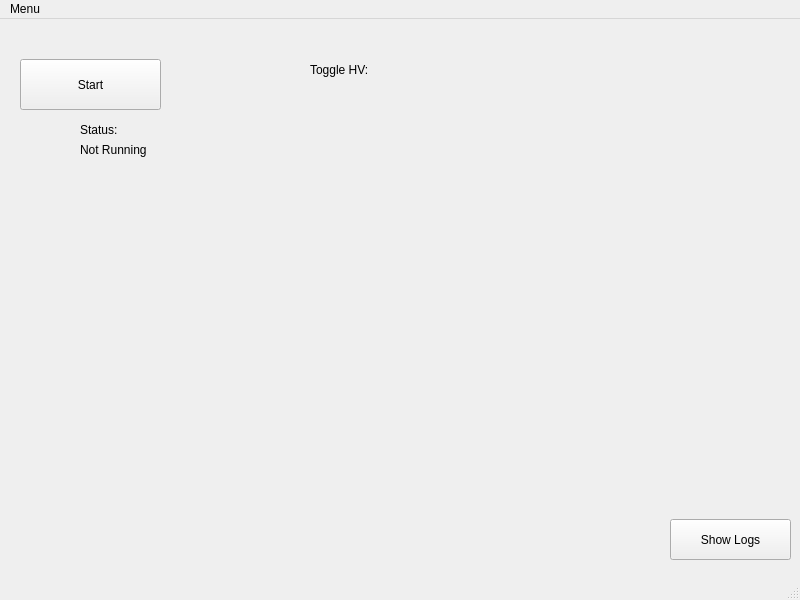
<?xml version="1.0" encoding="UTF-8"?>
<ui version="4.0">
 <class>MainWindow</class>
 <widget class="QMainWindow" name="MainWindow">
  <property name="geometry">
   <rect>
    <x>0</x>
    <y>0</y>
    <width>800</width>
    <height>600</height>
   </rect>
  </property>
  <property name="windowTitle">
   <string>SBND Purity Monitor DAQ</string>
  </property>
  <widget class="QWidget" name="centralwidget">
   <widget class="QPushButton" name="_start_stop_btn">
    <property name="geometry">
     <rect>
      <x>20</x>
      <y>40</y>
      <width>141</width>
      <height>51</height>
     </rect>
    </property>
    <property name="text">
     <string>Start</string>
    </property>
   </widget>
   <widget class="QLabel" name="_run_status_label">
    <property name="geometry">
     <rect>
      <x>80</x>
      <y>120</y>
      <width>101</width>
      <height>21</height>
     </rect>
    </property>
    <property name="text">
     <string>Not Running</string>
    </property>
   </widget>
   <widget class="QLabel" name="_run_label">
    <property name="geometry">
     <rect>
      <x>80</x>
      <y>100</y>
      <width>51</width>
      <height>21</height>
     </rect>
    </property>
    <property name="text">
     <string>Status:</string>
    </property>
   </widget>
   <widget class="QLabel" name="_status_led">
    <property name="geometry">
     <rect>
      <x>30</x>
      <y>100</y>
      <width>40</width>
      <height>40</height>
     </rect>
    </property>
    <property name="font">
     <font>
      <pointsize>10</pointsize>
     </font>
    </property>
    <property name="text">
     <string/>
    </property>
    <property name="pixmap">
     <pixmap>icons/led-red-on.png</pixmap>
    </property>
    <property name="scaledContents">
     <bool>true</bool>
    </property>
   </widget>
   <widget class="Toggle" name="_hv_toggle" native="true">
    <property name="geometry">
     <rect>
      <x>280</x>
      <y>60</y>
      <width>131</width>
      <height>41</height>
     </rect>
    </property>
   </widget>
   <widget class="QLabel" name="_hv_toggle_label">
    <property name="geometry">
     <rect>
      <x>310</x>
      <y>40</y>
      <width>81</width>
      <height>21</height>
     </rect>
    </property>
    <property name="text">
     <string>Toggle HV:</string>
    </property>
   </widget>
   <widget class="PlotWidget" name="_plot" native="true">
    <property name="geometry">
     <rect>
      <x>40</x>
      <y>320</y>
      <width>711</width>
      <height>171</height>
     </rect>
    </property>
   </widget>
   <widget class="QPushButton" name="_logs_btn">
    <property name="geometry">
     <rect>
      <x>670</x>
      <y>500</y>
      <width>121</width>
      <height>41</height>
     </rect>
    </property>
    <property name="text">
     <string>Show Logs</string>
    </property>
   </widget>
  </widget>
  <widget class="QMenuBar" name="menubar">
   <property name="geometry">
    <rect>
     <x>0</x>
     <y>0</y>
     <width>800</width>
     <height>22</height>
    </rect>
   </property>
   <widget class="QMenu" name="menuMenu">
    <property name="title">
     <string>Menu</string>
    </property>
    <addaction name="actionShow_Logs"/>
   </widget>
   <addaction name="menuMenu"/>
  </widget>
  <widget class="QStatusBar" name="statusbar"/>
  <action name="actionShow_Logs">
   <property name="text">
    <string>Show Logs</string>
   </property>
  </action>
 </widget>
 <customwidgets>
  <customwidget>
   <class>Toggle</class>
   <extends>QWidget</extends>
   <header>tools/toggle</header>
   <container>1</container>
  </customwidget>
  <customwidget>
   <class>PlotWidget</class>
   <extends>QWidget</extends>
   <header>pyqtgraph</header>
   <container>1</container>
  </customwidget>
 </customwidgets>
 <resources/>
 <connections/>
</ui>
